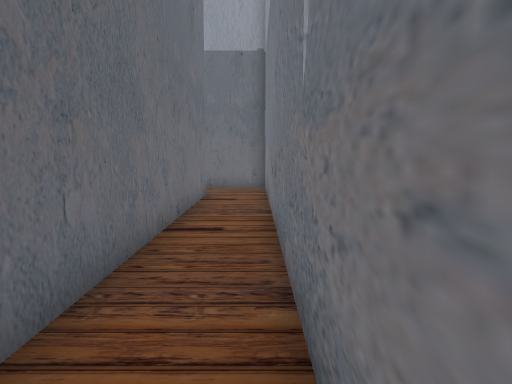
[1] (above)

21 first-person views from a walk through a Unity game level. The camera is 1.4 m above the floor, tilts 6° down and sees 70° across. The floor is counted in squares, 1 m on a side. Each view is taken from the middle of a square. On the plan, view 1 faces up. The plan holds only what a view shows up to about 16 squares ahead; the rest is blank. The place goes on beyond the plan. The player character is not drawn.

[2]
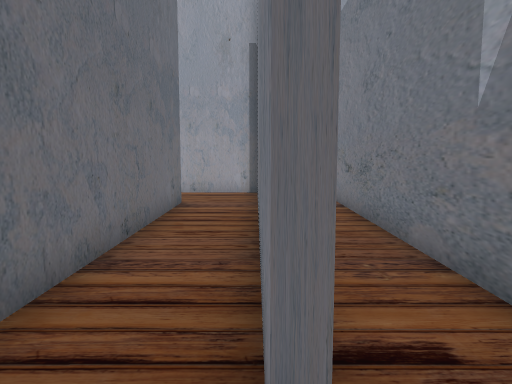

[3]
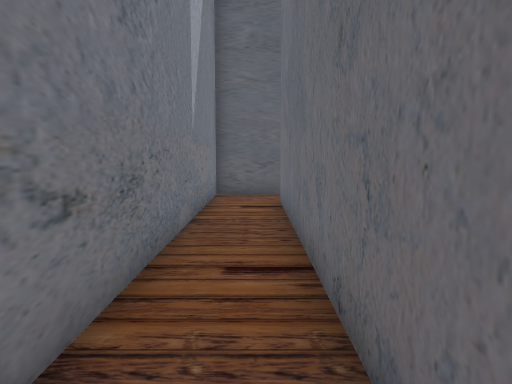

[4]
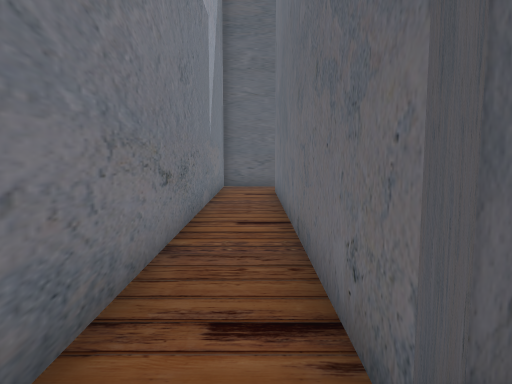

[5]
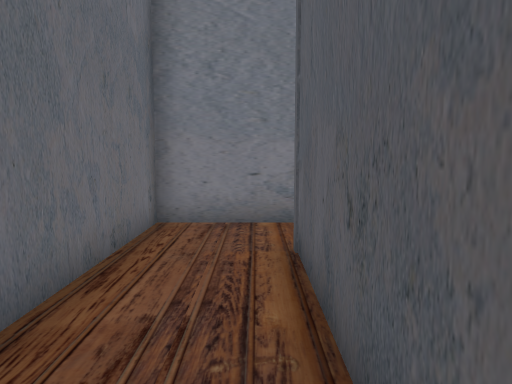

[6]
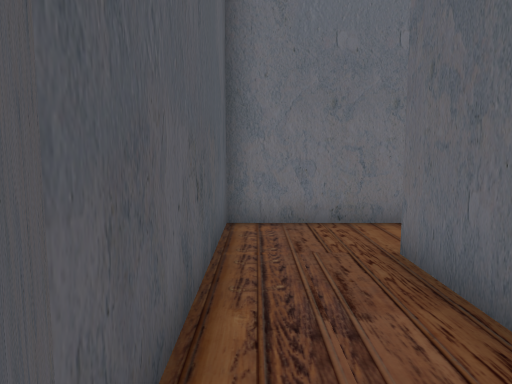

[7]
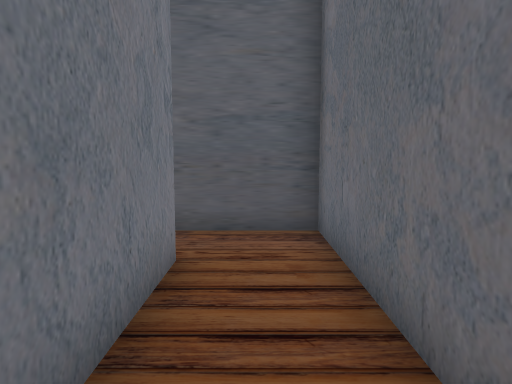

[8]
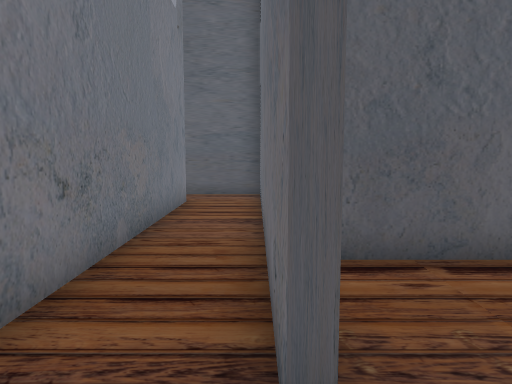

[9]
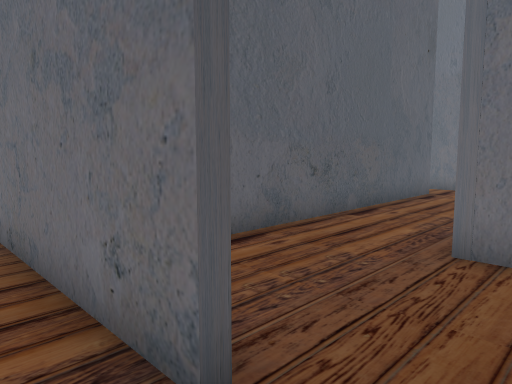

[10]
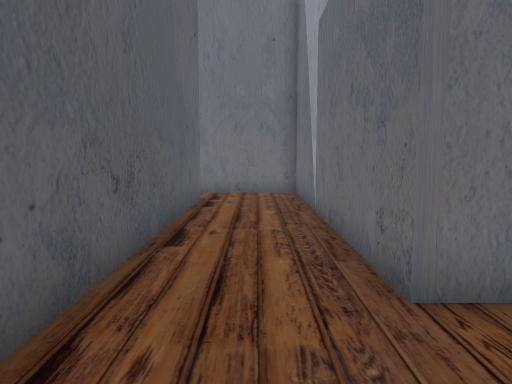

[11]
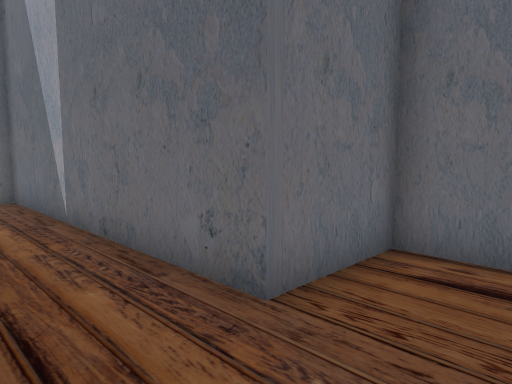

[12]
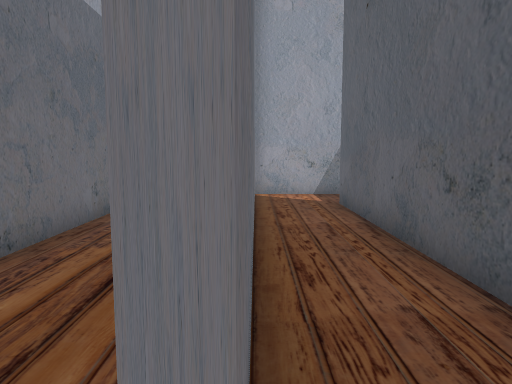

[13]
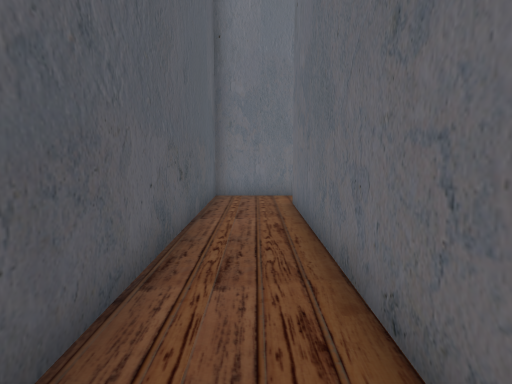

[14]
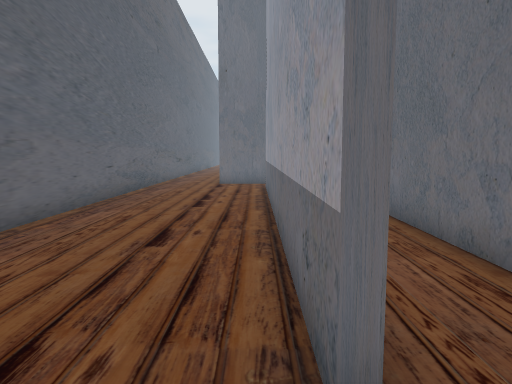

[15]
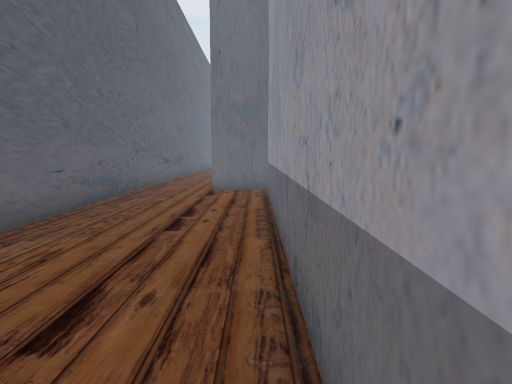

[16]
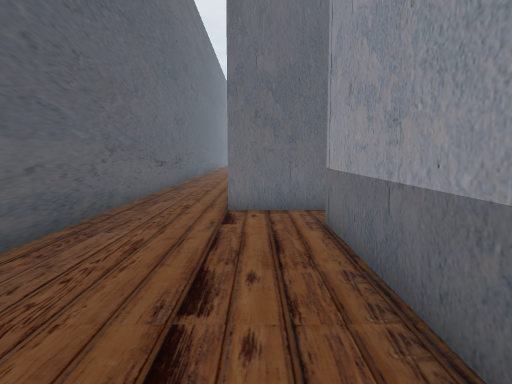

[17]
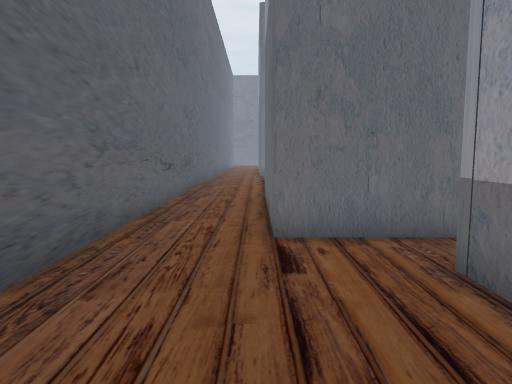

[18]
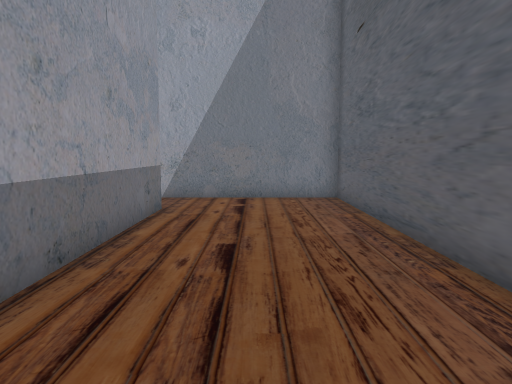

[19]
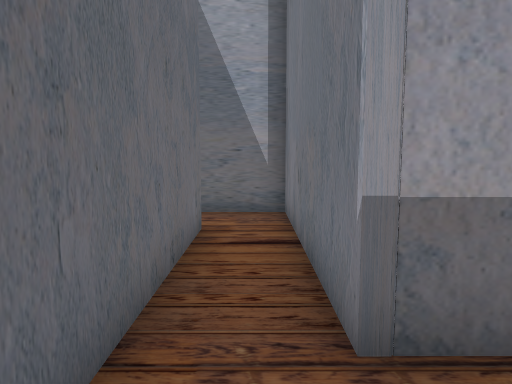

[20]
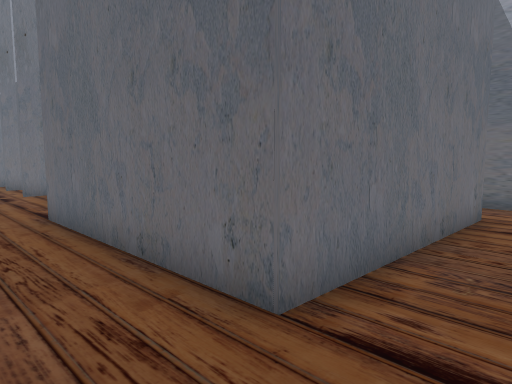

[21]
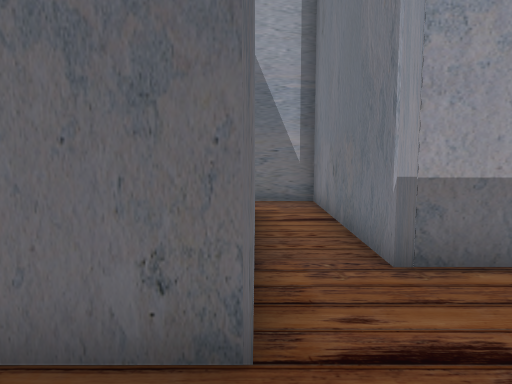

### Floor plan
Ten units are one square. View 1 is at (0, 0); x grows to the right and y downward. Boxes are objects, and circles mark ways between rooms. Rooms are numbered by the first view taken in them; rooms with no view inside come last. Other rooms are left out.
<svg viewBox="-300 -155 309 176">
<path fill="none" stroke="#000" d="M-26 16 4 16 4 -150 -61 -150M-83 -146 -83 -124 -17 -124 -17 -2M-41 -95 -41 16 -26 16M-19 -2 -19 -82M-19 -122 -48 -122M-68 -122 -83 -122 -83 -95 -182 -95 -182 -65M-164 -63 -51 -63M-74 -60 -164 -60M-44 -36 -44 -61M-182 -65 -182 -36 -68 -36M-220 -79 -220 -13 -286 -13M-68 -34 -203 -34 -203 -97 -225 -97M-295 16 -44 16 -44 -36"/>
<circle cx="-20" cy="5" r="3" fill="#2a7"/>
<circle cx="-40" cy="-105" r="3" fill="#2a7"/>
<circle cx="-170" cy="-60" r="3" fill="#2a7"/>
<circle cx="-55" cy="-40" r="3" fill="#2a7"/>
<text x="-10" y="-80">1</text>
<text x="-30" y="-60">2</text>
<text x="-100" y="-80">3</text>
<text x="-110" y="-50">4</text>
<text x="-160" y="-10">5</text>
</svg>
Room 1 opens to room 2. Room 2 opens to room 3. Room 3 opens to room 4. Room 4 opens to room 5.

Where each view was taken, in squares from view 1:
view 1: 0 up, 0 right, facing up
view 2: 1 down, 2 left, facing up
view 3: 11 up, 1 left, facing down
view 4: 14 up, 1 left, facing down
view 5: 13 up, 7 left, facing right
view 6: 13 up, 1 left, facing left
view 7: 5 up, 3 left, facing down
view 8: 11 up, 4 left, facing down
view 9: 11 up, 3 left, facing down-left
view 10: 8 up, 5 left, facing left
view 11: 7 up, 6 left, facing up-left
view 12: 6 up, 17 left, facing right
view 13: 5 up, 6 left, facing left
view 14: 3 up, 5 left, facing left
view 15: 3 up, 8 left, facing left
view 16: 2 up, 13 left, facing left
view 17: 1 up, 16 left, facing left
view 18: 1 up, 16 left, facing right
view 19: 1 up, 21 left, facing up
view 20: 1 down, 20 left, facing up-left
view 21: 1 down, 22 left, facing up
